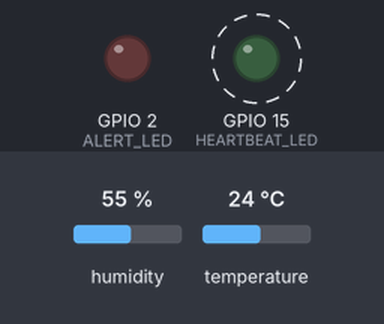
A sketch run on a simulated ESP32. On the bench: output pins drawn as LEDs (lit = HIGH). Dashed ring = blinking. The test bench sets the inputs (shaded band); at power-on: humidity 55 %, temperature 24 °C. What the sketch prints to the serial monitor is not drawn.

Above: at 2.8 s.
2.9 s: humidity set to 79 %
6.4 s: humidity set to 82 %
At 8.29 s:
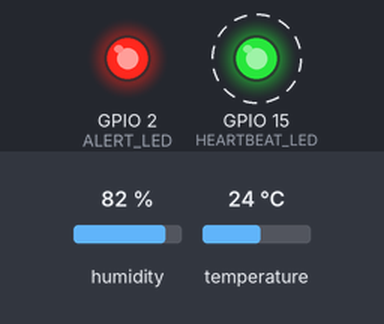
11.0 s: humidity set to 22 %
At 14.3 s:
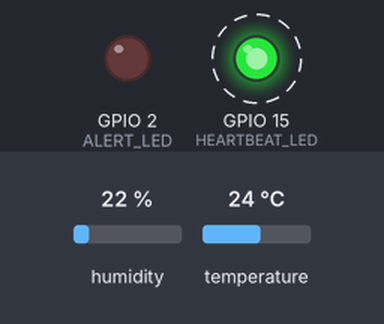
14.5 s: humidity set to 88 %
At 16.9 s:
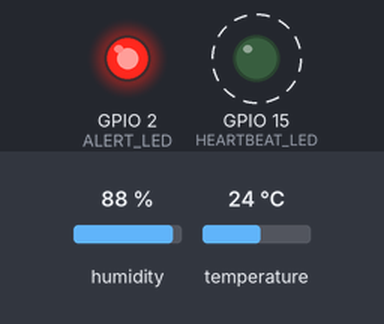
Timing chart, 0 to 19.0 s (numbered marks = the images above; inputs shaded):
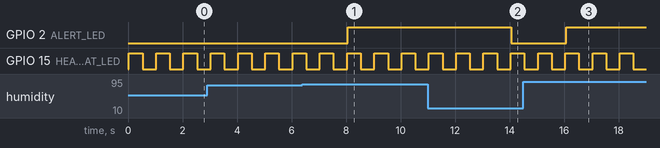

The sketch:

sketch.ino
```cpp
/*
 * RTOS — Multi-Task Sensor & Alert System using FreeRTOS
 * Intern: Beulah Jenifer P | URK23EC1047
 * CodSoft Embedded Systems Internship
 * Project: Real-Time Operating System (RTOS)
 * Board: ESP32 | Simulation: Wokwi
 */

#include <DHT.h>

#define DHT_PIN     4
#define DHT_TYPE    DHT22
#define ALERT_LED   2
#define HEARTBEAT_LED 15
#define TEMP_ALERT  35.0
#define HUM_ALERT   80.0

DHT dht(DHT_PIN, DHT_TYPE);

// ── Struct for sensor data ─────────────────────────────────
typedef struct {
  float temperature;
  float humidity;
  unsigned long timestamp;
} SensorData_t;

// ── RTOS Objects ────────────────────────────────────────────
QueueHandle_t sensorQueue;
SemaphoreHandle_t alertSemaphore;
SemaphoreHandle_t serialMutex;

// ── Task 1: Sensor Reader (Core 0, High Priority) ──────────
void TaskSensorReader(void *pvParameters) {
  for (;;) {
    SensorData_t data;
    data.temperature = dht.readTemperature();
    data.humidity    = dht.readHumidity();
    data.timestamp   = millis();

    if (!isnan(data.temperature) && !isnan(data.humidity)) {
      xQueueSend(sensorQueue, &data, portMAX_DELAY);

      if (data.temperature > TEMP_ALERT || data.humidity > HUM_ALERT) {
        xSemaphoreGive(alertSemaphore);
      }
    }
    vTaskDelay(1000 / portTICK_PERIOD_MS);
  }
}

// ── Task 2: Display Handler (Core 1, Medium Priority) ──────
void TaskDisplayHandler(void *pvParameters) {
  SensorData_t received;
  for (;;) {
    if (xQueueReceive(sensorQueue, &received, portMAX_DELAY) == pdTRUE) {
      if (xSemaphoreTake(serialMutex, portMAX_DELAY) == pdTRUE) {
        Serial.println("┌────────────────────────────────────┐");
        Serial.print("│ [Core ");
        Serial.print(xPortGetCoreID());
        Serial.print("] Task: DisplayHandler           │\n");
        Serial.print("│ Time: "); Serial.print(received.timestamp);
        Serial.println(" ms                       │");
        Serial.print("│ Temp: "); Serial.print(received.temperature, 1);
        Serial.println(" C                          │");
        Serial.print("│ Hum:  "); Serial.print(received.humidity, 1);
        Serial.println(" %                          │");
        Serial.println("└────────────────────────────────────┘");
        xSemaphoreGive(serialMutex);
      }
    }
  }
}

// ── Task 3: Alert Monitor (Core 0, High Priority) ──────────
void TaskAlertMonitor(void *pvParameters) {
  for (;;) {
    if (xSemaphoreTake(alertSemaphore, portMAX_DELAY) == pdTRUE) {
      if (xSemaphoreTake(serialMutex, portMAX_DELAY) == pdTRUE) {
        Serial.println("🚨🚨🚨 [Core 0] ALERT TASK TRIGGERED 🚨🚨🚨");
        xSemaphoreGive(serialMutex);
      }
      digitalWrite(ALERT_LED, HIGH);
      vTaskDelay(2000 / portTICK_PERIOD_MS);
      digitalWrite(ALERT_LED, LOW);
    }
  }
}

// ── Task 4: Heartbeat (Core 1, Low Priority) ───────────────
void TaskHeartbeat(void *pvParameters) {
  for (;;) {
    digitalWrite(HEARTBEAT_LED, HIGH);
    vTaskDelay(500 / portTICK_PERIOD_MS);
    digitalWrite(HEARTBEAT_LED, LOW);
    vTaskDelay(500 / portTICK_PERIOD_MS);

    if (xSemaphoreTake(serialMutex, portMAX_DELAY) == pdTRUE) {
      Serial.print("💓 [Core ");
      Serial.print(xPortGetCoreID());
      Serial.print("] Heartbeat | Free Heap: ");
      Serial.print(esp_get_free_heap_size());
      Serial.println(" bytes");
      xSemaphoreGive(serialMutex);
    }
  }
}

void setup() {
  Serial.begin(115200);
  pinMode(ALERT_LED, OUTPUT);
  pinMode(HEARTBEAT_LED, OUTPUT);
  dht.begin();

  Serial.println("========================================");
  Serial.println("  RTOS Multi-Task Sensor & Alert System");
  Serial.println("  Beulah Jenifer P | CodSoft 2025");
  Serial.println("  ESP32 Dual-Core FreeRTOS Demo");
  Serial.println("========================================");
  Serial.println();

  // Create RTOS objects
  sensorQueue    = xQueueCreate(5, sizeof(SensorData_t));
  alertSemaphore = xSemaphoreCreateBinary();
  serialMutex    = xSemaphoreCreateMutex();

  // Create Tasks pinned to specific cores
  xTaskCreatePinnedToCore(TaskSensorReader,  "SensorReader",  4096, NULL, 3, NULL, 0);
  xTaskCreatePinnedToCore(TaskAlertMonitor,  "AlertMonitor",  2048, NULL, 3, NULL, 0);
  xTaskCreatePinnedToCore(TaskDisplayHandler,"DisplayHandler",4096, NULL, 2, NULL, 1);
  xTaskCreatePinnedToCore(TaskHeartbeat,     "Heartbeat",     2048, NULL, 1, NULL, 1);

  Serial.println("✅ All RTOS tasks created successfully!");
  Serial.println("   - SensorReader   (Core 0, Priority 3)");
  Serial.println("   - AlertMonitor   (Core 0, Priority 3)");
  Serial.println("   - DisplayHandler (Core 1, Priority 2)");
  Serial.println("   - Heartbeat      (Core 1, Priority 1)");
  Serial.println();
}

void loop() {
  // Empty - all work done in FreeRTOS tasks
  vTaskDelay(1000);
}
```

Measured:
- the behaviour switches between 80 and 81 % on humidity (found by bisection; images 0 and 1)
- after the input at 6.4 s, GPIO 2 (ALERT_LED): LOW → HIGH after 1.7 s
- after the input at 11.0 s, GPIO 2 (ALERT_LED): HIGH → LOW after 3.1 s
- after the input at 14.5 s, GPIO 2 (ALERT_LED): LOW → HIGH after 1.6 s
- by itself, GPIO 15 (HEARTBEAT_LED): alternates HIGH for 0.50 s and LOW for 0.50 s
